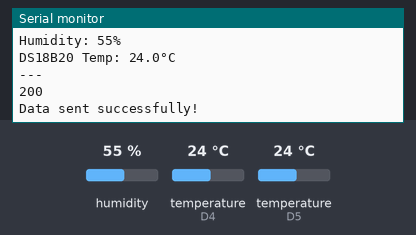
Bench run of a sketch on a simulated ESP8266 (NodeMCU). Parts: the last lines printed to the serial monitor. Inputs (shaded band) come from the test bench; at power-on: humidity 55 %, temperature (sensors on D4, D5) 24 °C. WiFi joins after 1.5 s; servers stay silent unless stated; uploads are accepted with an empty reply.

Above: at 3.7 s.
3.8 s: humidity set to 22 %
At 5.42 s:
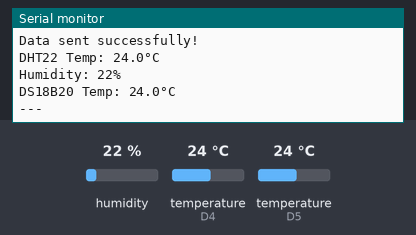
6.4 s: temperature (sensor on D4) set to 12 °C
At 7.4 s:
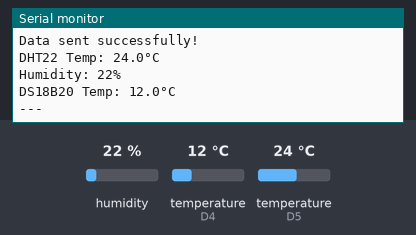
9.0 s: temperature (sensor on D5) set to 12 °C
At 10.8 s:
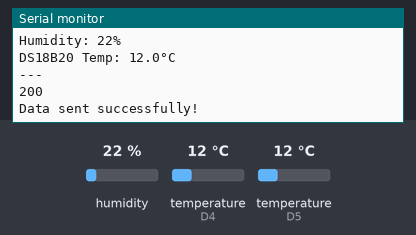
11.6 s: temperature (sensor on D4) set to 19 °C
At 13.32 s:
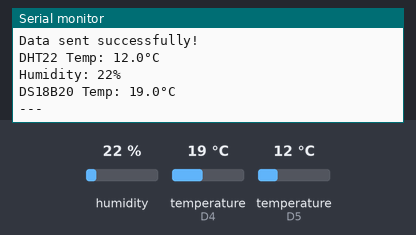
14.2 s: humidity set to 40 %
At 15.3 s:
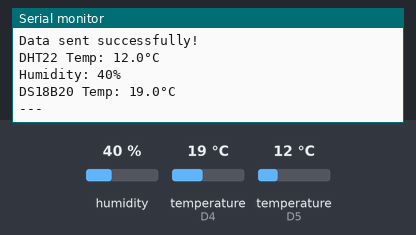
Timing chart, 0 to 17.2 s (numbered marks = the images above; inputs shaded):
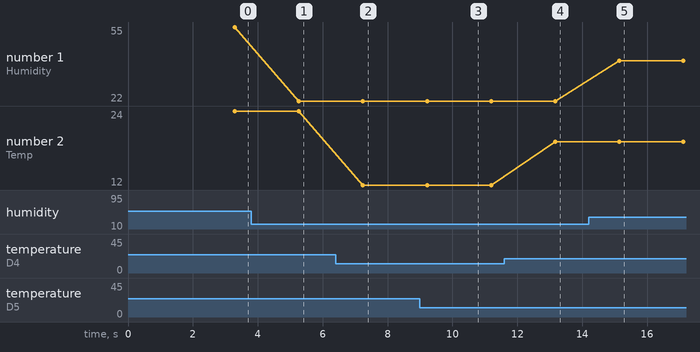

The sketch:

main.ino
```cpp
#include <DHTesp.h>
#include <ESP8266WiFi.h>
#include <ESP8266HTTPClient.h>
#include <OneWire.h>
#include <DallasTemperature.h>
#include <WiFiManager.h>
const int DHT_PIN = D5;
const int DS18B20_PIN = D4;
DHTesp dht;
OneWire oneWire(DS18B20_PIN);
DallasTemperature ds18b20(&oneWire);

const char* SERVER_URL = "http://10.201.1.93:3000/api/post";

void setup() {
    Serial.begin(115200);

    WiFiManager wifiManager;
    wifiManager.autoConnect("ESP-Config");
    Serial.println("\nConnected to Wi-Fi!");
    Serial.print("IP Address: ");
    Serial.println(WiFi.localIP());

    dht.setup(DHT_PIN, DHTesp::DHT22);

    ds18b20.begin();
    delay(1000);
}

void loop() {
    float temperatureDHT = dht.getTemperature();
    float humidity = dht.getHumidity();

    ds18b20.requestTemperatures();
    float temperatureDS18B20 = ds18b20.getTempCByIndex(0);
    if (isnan(temperatureDHT) || isnan(humidity) || temperatureDS18B20 == DEVICE_DISCONNECTED_C) {
        Serial.println("Failed to read from sensors!");
    } else {
        Serial.printf("DHT22 Temp: %.1f°C\n", temperatureDHT);
        Serial.printf("Humidity: %.0f%%\n", humidity);
        Serial.printf("DS18B20 Temp: %.1f°C\n---\n", temperatureDS18B20);

        if (WiFi.status() == WL_CONNECTED) {
            HTTPClient http;
            WiFiClient client;
            http.begin(client, SERVER_URL);
            http.addHeader("Content-Type", "application/json");

            String payload = String("{\"temperatureDHT\":") + String(temperatureDHT, 1) +
                             ",\"humidity\":" + String(humidity, 0) +
                             ",\"temperatureDS18B20\":" + String(temperatureDS18B20, 1) + "}";

            int httpResponseCode = http.POST(payload);
            Serial.println(httpResponseCode);

            if (httpResponseCode > 0) {
                Serial.println("Data sent successfully!");
            } else {
                Serial.println("Error sending data");
                Serial.printf("Response code: %d\n", httpResponseCode);
            }

            http.end();
        }
    }

    delay(1000);
}
```

Measured:
- after the input at 3.8 s, the serial monitor: prints a new line after 1.5 s (image 1)
- after the input at 6.4 s, the serial monitor: prints a new line after 0.84 s (image 2)
- after the input at 11.6 s, the serial monitor: prints a new line after 1.6 s (image 4)
- after the input at 14.2 s, the serial monitor: prints a new line after 0.94 s (image 5)
- plotted number 1: 22 → 40 after the input at 14.2 s
- plotted number 2: 24 → 12 after the input at 6.4 s, 12 → 19 after the input at 11.6 s
